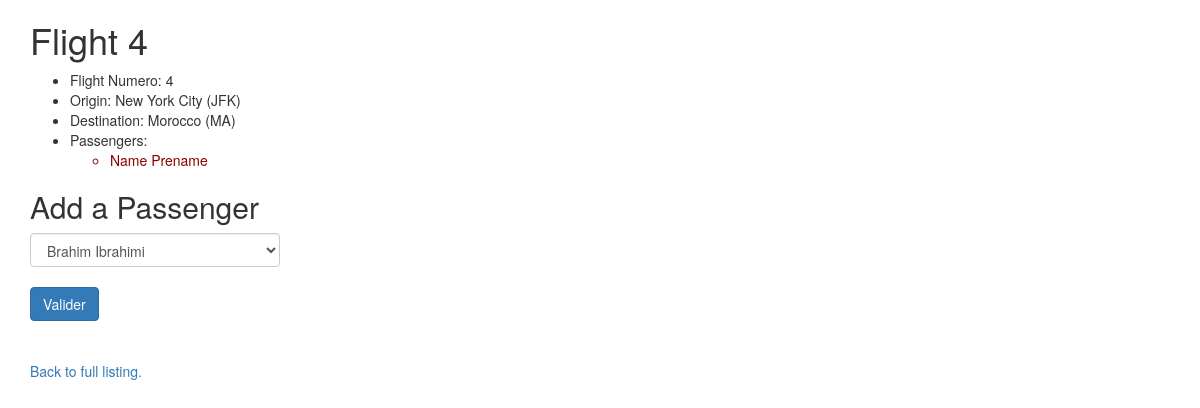
/4, run on the app's committed database.
### flights/models.py (models this page shows, shortened)
class Flight(models.Model):
    origin = models.ForeignKey(Airport, on_delete=models.CASCADE, related_name="departures")
    destination = models.ForeignKey(Airport, on_delete=models.CASCADE, related_name="arrivals")
    duration = models.IntegerField()

class Airport(models.Model):
    code = models.CharField(max_length=3)
    city = models.CharField(max_length=64)
    def __str__(self):
        return f"{self.city} ({self.code})"

class Passenger(models.Model):
    first = models.CharField(max_length=64)
    last = models.CharField(max_length=64)
    flights = models.ManyToManyField(Flight, blank=True, related_name="passengers")
    def __str__(self):
        return f"{self.first} {self.last}"

### flights/views.py (the view)
# urls.py: path("<int:flight_id>", views.flight, name="flight"),
def flight(request, flight_id):
    try:
        flight = Flight.objects.get(pk=flight_id)
    except Flight.DoesNotExist:
        raise Http404("Flight does not exist")
    context = {
        "flight": flight,
        "passengers": flight.passengers.all(),
        "non_passengers": Passenger.objects.exclude(flights=flight).all()
    }
    return render(request, "flights/flight.html", context)

### flights/templates/flights/flight.html (shortened to what this page needs)
{% extends "flights/base.html" %}
{% block body %}
    <div class="container">
    <h1>Flight {{ flight.id }}</h1>
    <ul>
        <li>Flight Numero: {{ flight.id }}</li>
        <li>Origin: {{ flight.origin }}</li>
        <li>Destination:  {{ flight.destination }}</li>
        <li>
            Passengers:
            <ul>
                {% for passenger in passengers %}
                    <li style="color: darkred;">{{ passenger }}</li>
                {% empty %}
                    <li>No passengers</li>
                {% endfor %}
            </ul>
        </li>
    </ul>
    {% if non_passengers %}
        <h2>Add a Passenger</h2>
        <form action="{% url 'book' flight.id %}" method="post">
            <select class="form-control" style="width: 250px" name="passenger">
                {% for passenger in non_passengers %}
                    <option value="{{ passenger.id }}">{{ passenger }}</option>
                {% endfor %}
            </select>
        <br>
            <input class="btn btn-primary" type="submit" value="Valider " />
        </form>
    {% else %}
        <div>No passengers to add.</div>
    {% endif %}
    <br><br>
    <a href="{% url 'index' %}">Back to full listing.</a>
    </div>
{% endblock %}

### flights/static/flights/styles.css (style rules this page uses)
body { font-family: sans-serif; }

### data on the page
Flight: id "4", origin "New York City (JFK)", destination "Morocco (MA)"
Passenger: first+last "Name Prename"

### other printed values
form field passenger "Brahim Ibrahimi"
